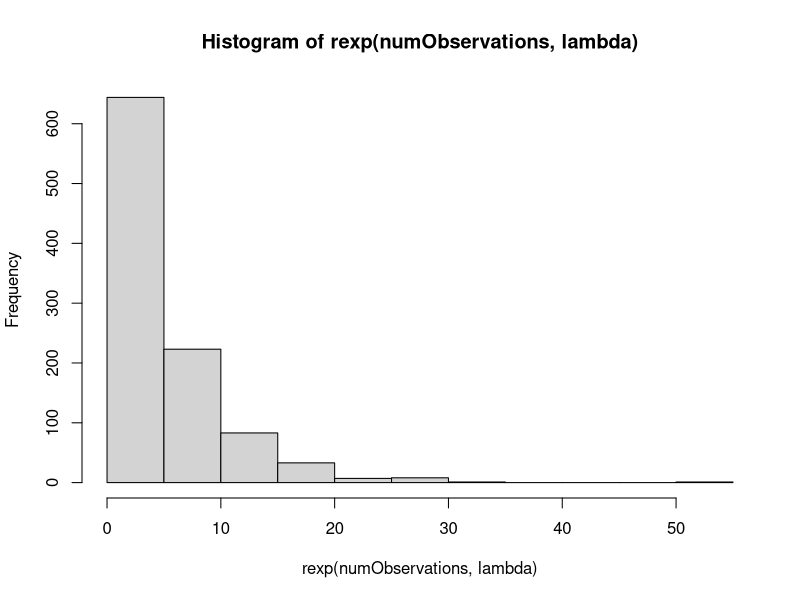
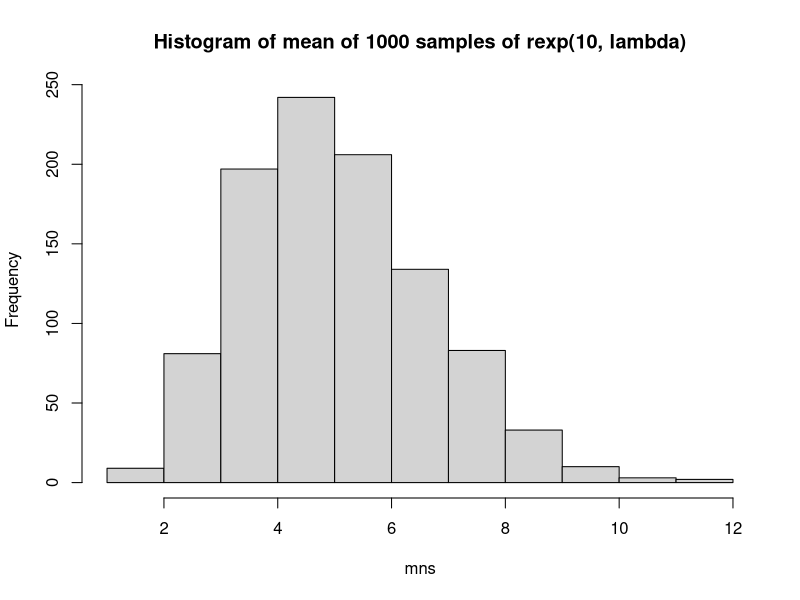
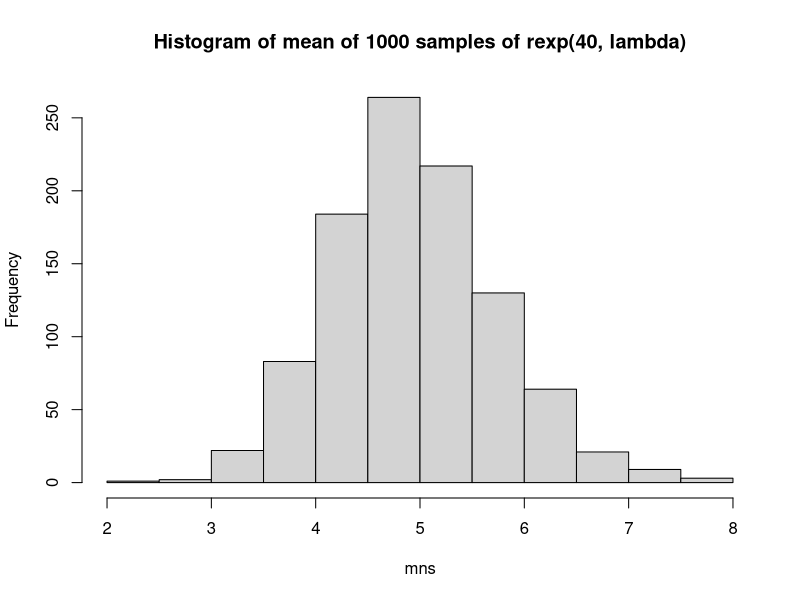
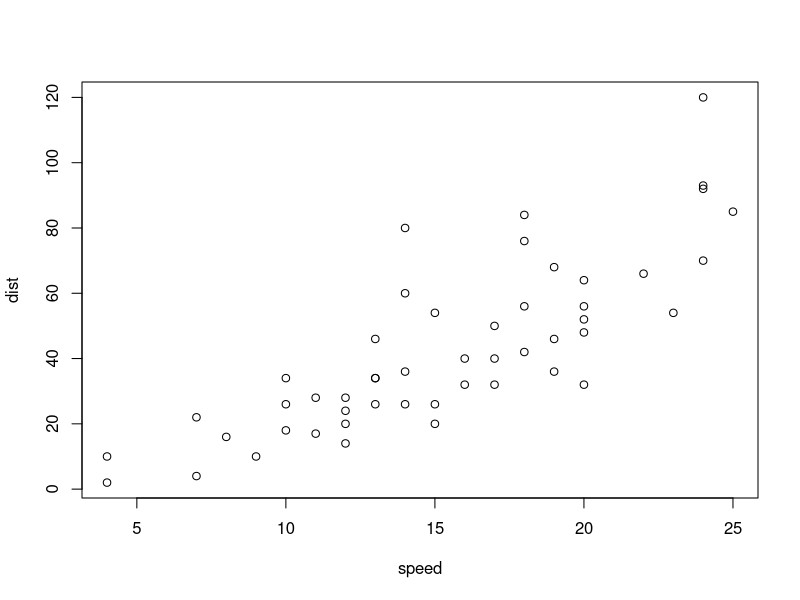

Generate these figures, in order, with R:
## ---- chunk 1
lambda <- 0.2
numObservations <- 1000
hist(rexp(numObservations,lambda))
## ---- chunk 2
mns = NULL
for (i in 1 : 1000) mns = c(mns, mean(rexp(10, lambda)))
hist(mns, main="Histogram of mean of 1000 samples of rexp(10, lambda)")
## ---- chunk 3
mns = NULL
for (i in 1 : 1000) mns = c(mns, mean(rexp(40, lambda)))
hist(mns, main="Histogram of mean of 1000 samples of rexp(40, lambda)")
## ---- chunk 4
sampleMean <- mean(mns)
sampleMean
## ---- chunk 5
summary(cars)
## ---- chunk 6
plot(cars)
